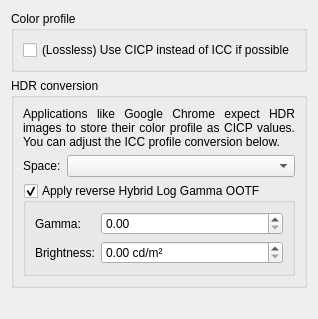
     <widget class="QWidget" name="tab">
      <attribute name="title">
       <string>Conversion settings</string>
      </attribute>
      <layout class="QVBoxLayout" name="verticalLayout_5">
       <item>
        <widget class="QGroupBox" name="colorProfileGrp">
         <property name="title">
          <string>Color profile</string>
         </property>
         <layout class="QFormLayout" name="formLayout_2">
          <item row="0" column="0">
           <widget class="QCheckBox" name="forceCicpLossless">
            <property name="toolTip">
             <string>&lt;html&gt;&lt;head/&gt;&lt;body&gt;&lt;p&gt;Use CICP if ICC profile is convertible to CICP on lossless, otherwise keep using ICC. Useful to make filesize even smaller (eg. for web delivery).&lt;/p&gt;&lt;/body&gt;&lt;/html&gt;</string>
            </property>
            <property name="text">
             <string>(Lossless) Use CICP instead of ICC if possible</string>
            </property>
           </widget>
          </item>
         </layout>
        </widget>
       </item>
       <item>
        <widget class="QGroupBox" name="hdrConversionGrp">
         <property name="title">
          <string>HDR conversion</string>
         </property>
         <layout class="QFormLayout" name="formLayout">
          <item row="0" column="0" colspan="2">
           <widget class="QLabel" name="explanationLabel">
            <property name="text">
             <string>Applications like Google Chrome expect HDR images to store their color profile as CICP values. You can adjust the ICC profile conversion below.</string>
            </property>
            <property name="alignment">
             <set>Qt::AlignJustify|Qt::AlignVCenter</set>
            </property>
            <property name="wordWrap">
             <bool>true</bool>
            </property>
           </widget>
          </item>
          <item row="1" column="0">
           <widget class="QLabel" name="spaceLabel">
            <property name="text">
             <string>Space:</string>
            </property>
           </widget>
          </item>
          <item row="1" column="1">
           <widget class="QComboBox" name="cmbConversionPolicy"/>
          </item>
          <item row="2" column="0" colspan="2">
           <widget class="QGroupBox" name="chkHLGOOTF">
            <property name="toolTip">
             <string>&lt;html&gt;&lt;head/&gt;&lt;body&gt;&lt;p&gt;Hybrid Log Gamma needs an extra conversion step in between, as Skissa currently cannot send HLG data directly to the display. Therefore we apply the HLG opto-optical curve to convert from display to scene linear.&lt;/p&gt;&lt;/body&gt;&lt;/html&gt;</string>
            </property>
            <property name="title">
             <string>Apply reverse Hybrid Log Gamma OOTF</string>
            </property>
            <property name="checkable">
             <bool>true</bool>
            </property>
            <layout class="QFormLayout" name="formLayout_9">
             <item row="0" column="0">
              <widget class="QLabel" name="label_3">
               <property name="text">
                <string>Gamma:</string>
               </property>
              </widget>
             </item>
             <item row="0" column="1">
              <widget class="QDoubleSpinBox" name="spnGamma">
               <property name="toolTip">
                <string>&lt;html&gt;&lt;head/&gt;&lt;body&gt;&lt;p&gt;Display gamma. By default this is 1.2 for converting from PQ.&lt;/p&gt;&lt;/body&gt;&lt;/html&gt;</string>
               </property>
               <property name="maximum">
                <double>3.000000000000000</double>
               </property>
              </widget>
             </item>
             <item row="1" column="0">
              <widget class="QLabel" name="label_4">
               <property name="text">
                <string>Brightness:</string>
               </property>
              </widget>
             </item>
             <item row="1" column="1">
              <widget class="QDoubleSpinBox" name="spnNits">
               <property name="toolTip">
                <string>&lt;html&gt;&lt;head/&gt;&lt;body&gt;&lt;p&gt;The display brightness in nits. By default this is set to 1000 for converting from PQ.&lt;/p&gt;&lt;/body&gt;&lt;/html&gt;</string>
               </property>
               <property name="suffix">
                <string> cd/m²</string>
               </property>
               <property name="maximum">
                <double>100000.000000000000000</double>
               </property>
               <property name="value">
                <double>0.000000000000000</double>
               </property>
              </widget>
             </item>
            </layout>
           </widget>
          </item>
         </layout>
        </widget>
       </item>
       <item>
        <spacer name="verticalSpacer_2">
         <property name="orientation">
          <enum>Qt::Vertical</enum>
         </property>
         <property name="sizeHint" stdset="0">
          <size>
           <width>20</width>
           <height>20</height>
          </size>
         </property>
        </spacer>
       </item>
      </layout>
     </widget>
